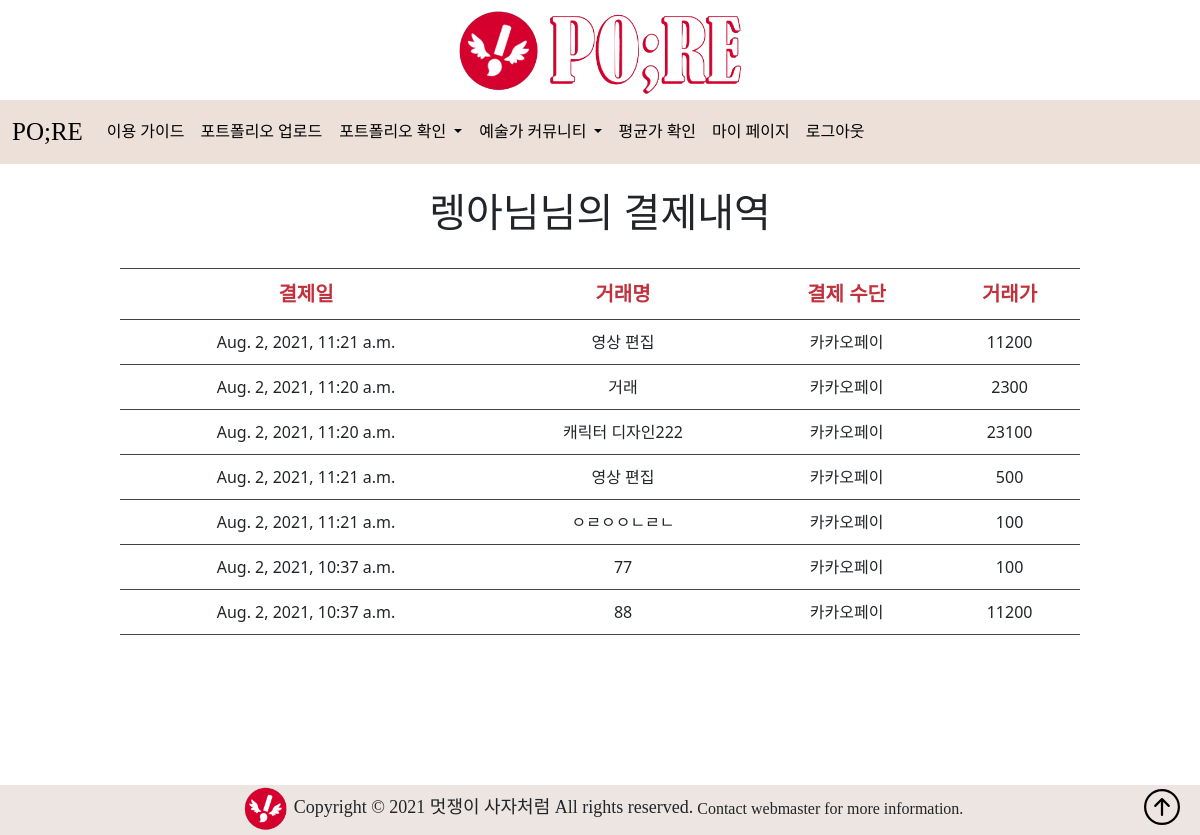
Before: /portfolio/paylist/ (signed in) with the older database file.
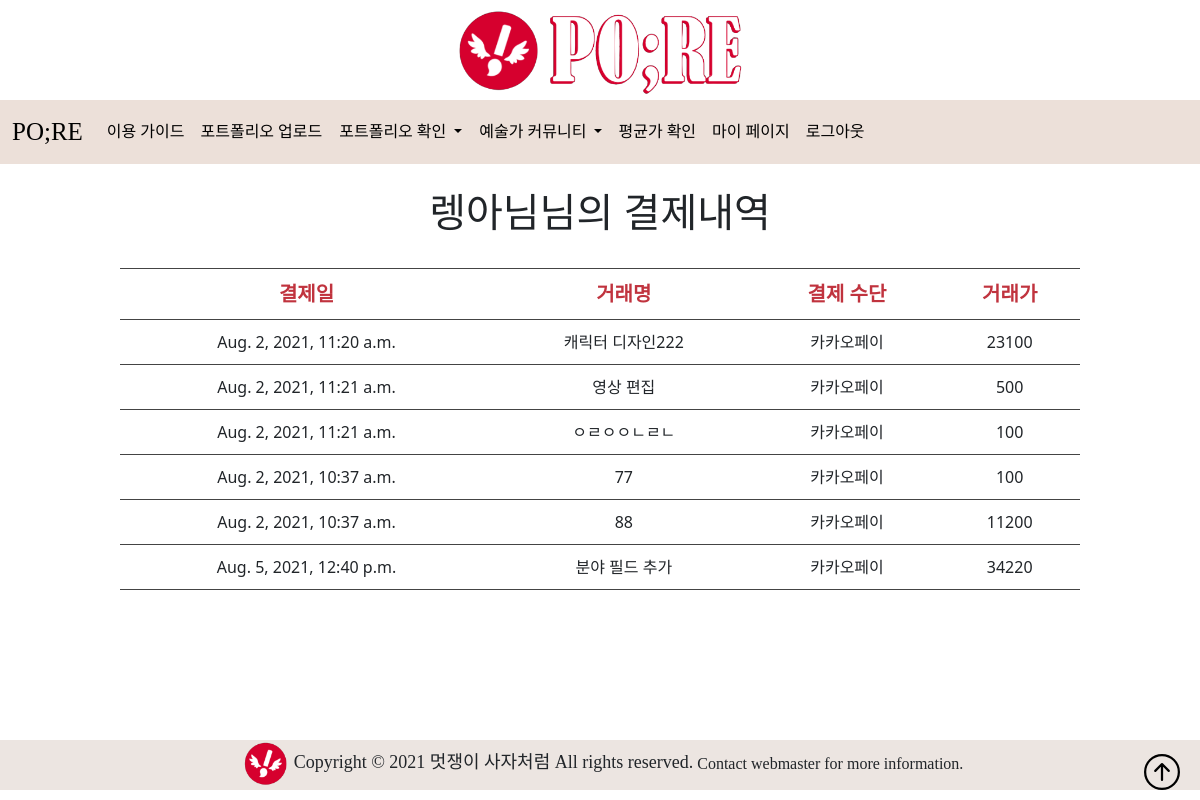
After: the same page with the newer database file.
### portfolio/models.py (models this page shows, shortened)
class Business(models.Model):
    deal_title = models.CharField(max_length=200)
    deal_content = models.TextField()
    deal_date = models.DateTimeField()
    u_id = models.ForeignKey(CustomUser, on_delete=models.CASCADE, related_name='business', null=True)
    price = models.CharField(max_length=200)
    status = models.CharField(
        max_length=9,
        choices=(
            ('ready', '미결제'),
            ('paid', '결제완료'),
        ),
        default='ready',
        db_index=True)
    field_id = models.ForeignKey(Field, on_delete=models.CASCADE, related_name='business', null=True)

### portfolio/views.py (the view)
# urls.py: path('paylist/', views.paylist, name='paylist'),
def paylist(request):
    pay = Business.objects.filter(status = "paid")  # 결제 완료인 Business 모델만 가져옴.
    return render(request, 'portfolio/paylist.html', {'pay':pay})

### portfolio/templates/portfolio/paylist.html
{% extends 'portfolio/base.html' %}
{% load static %}
{% block content %}
<link rel="stylesheet" type="text/css" href="/static/portfolio/css/paylist.css">
<br>
<h1>{{ user.nickname }}님의 결제내역</h1>
<br>
<div class="list">
    <table>
        <thead>
            <tr>
                <th>결제일</th>
                <th>거래명</th>
                <th>결제 수단</th>
                <th>거래가</th>
              </tr>
        </thead>
        <tbody>
          {% for p in pay %}
          {% if p.u_id == user %}
            <tr>
                <td>{{ p.deal_date }}</td>
                <td>{{ p.deal_title }}</td>
                <td>카카오페이</td>
                <td>{{ p.price }}</td>
              </tr>
          {% endif %}
          {% endfor %}
        </tbody>
      </table>
</div>
{% endblock %}

Changed rows visible on the page:
no longer on this page (row edited): Business: deal_date "Aug. 2, 2021, 11:21 a.m.", deal_title "영상 편집", price "11200"
no longer on this page (row edited): Business: deal_date "Aug. 2, 2021, 11:20 a.m.", deal_title "거래", price "2300"
added Business: deal_date "Aug. 5, 2021, 12:40 p.m.", deal_title "분야 필드 추가", price "34220"
